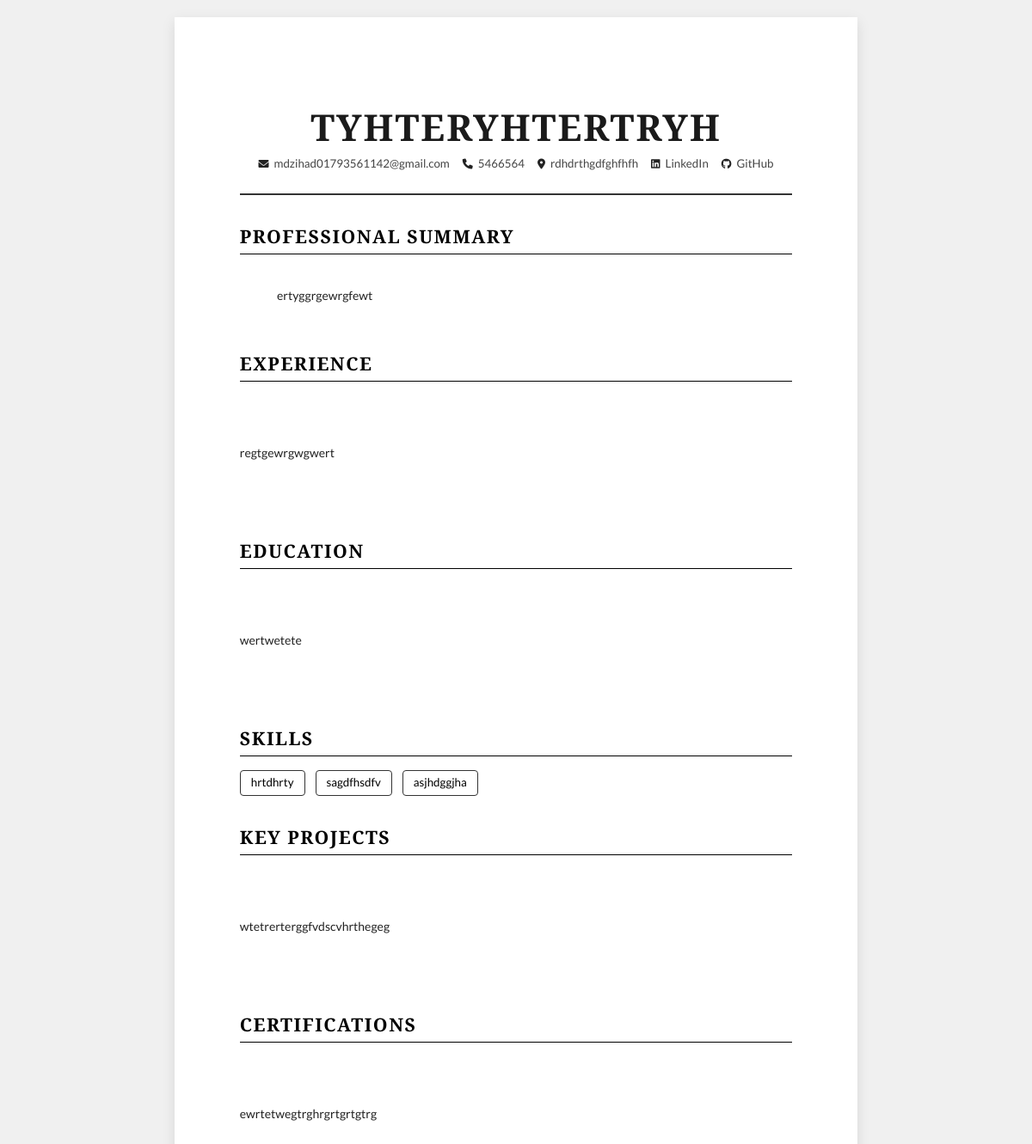
/resume/6/preview/ (signed in), run on the app's committed database.
### job_resume/models.py (models this page shows, shortened)
class Resume(models.Model):
    TEMPLATE_CHOICES = [
        ('classic', 'Classic Professional'),
        ('modern', 'Modern Tech'),
        ('creative', 'Creative Professional'),
        ('executive', 'Executive CV'),
    ]
    user = models.ForeignKey(User, on_delete=models.CASCADE, related_name='resumes')
    template_type = models.CharField(max_length=20, choices=TEMPLATE_CHOICES, default='classic')
    name = models.CharField(max_length=100, default='My Resume')
    full_name = models.CharField(max_length=100)
    email = models.EmailField()
    phone = models.CharField(max_length=20)
    address = models.TextField(blank=True)
    linkedin = models.URLField(blank=True)
    github = models.URLField(blank=True)
    summary = models.TextField(blank=True)
    skills = models.JSONField(default=list)  # List of skills
    work_experience = models.TextField(blank=True)
    education = models.TextField(blank=True)
    projects = models.TextField(blank=True)
    certifications = models.TextField(blank=True)
    created_at = models.DateTimeField(auto_now_add=True)
    updated_at = models.DateTimeField(auto_now=True)

### job_resume/views.py (the view)
# urls.py: path('resume/<int:resume_id>/preview/', views.resume_preview, name='resume_preview'),
@login_required
@job_seeker_required
def resume_preview(request, resume_id):
    resume = get_object_or_404(Resume, id=resume_id, user=request.user)
    return render(request, f'resume_{resume.template_type}.html', {'resume': resume})

### job_resume/templates/resume_classic.html (shortened to what this page needs)
<!DOCTYPE html>
<html lang="en">
<head>
    <link href="https://cdnjs.cloudflare.com/ajax/libs/font-awesome/6.0.0/css/all.min.css" rel="stylesheet">
</head>
<body>
    <div class="resume-page">
        <header class="header">
            <h1 class="name">{{ resume.full_name }}</h1>
            <div class="contact-info">
                {% if resume.email %}
                <span class="contact-item">
                    <i class="fas fa-envelope"></i>
                    {{ resume.email }}
                </span>
                {% endif %}
                {% if resume.phone %}
                <span class="contact-item">
                    <i class="fas fa-phone"></i>
                    {{ resume.phone }}
                </span>
                {% endif %}
                {% if resume.address %}
                <span class="contact-item">
                    <i class="fas fa-map-marker-alt"></i>
                    {{ resume.address }}
                </span>
                {% endif %}
                {% if resume.linkedin %}
                <span class="contact-item">
                    <i class="fab fa-linkedin"></i>
                    <a href="{{ resume.linkedin }}" target="_blank">LinkedIn</a>
                </span>
                {% endif %}
                {% if resume.github %}
                <span class="contact-item">
                    <i class="fab fa-github"></i>
                    <a href="{{ resume.github }}" target="_blank">GitHub</a>
                </span>
                {% endif %}
            </div>
        </header>
        {% if resume.summary %}
        <section class="section">
            <h2 class="section-title">Professional Summary</h2>
            <div class="entry-content">
                {{ resume.summary }}
            </div>
        </section>
        {% endif %}
        {% if resume.work_experience %}
        <section class="section">
            <h2 class="section-title">Experience</h2>
            <div class="entry">
                <div class="entry-content">
                    {{ resume.work_experience|linebreaks }}
                </div>
            </div>
        </section>
        {% endif %}
        {% if resume.education %}
        <section class="section">
            <h2 class="section-title">Education</h2>
            <div class="entry">
                <div class="entry-content">
                    {{ resume.education|linebreaks }}
                </div>
            </div>
        </section>
        {% endif %}
        {% if resume.skills %}
        <section class="section">
            <h2 class="section-title">Skills</h2>
            <div class="skills-container">
                {% for skill in resume.skills %}
                <span class="skill">{{ skill }}</span>
                {% endfor %}
            </div>
        </section>
        {% endif %}
        {% if resume.projects %}
        <section class="section">
            <h2 class="section-title">Key Projects</h2>
            <div class="entry">
                <div class="entry-content">
                    {{ resume.projects|linebreaks }}
                </div>
            </div>
        </section>
        {% endif %}
        {% if resume.certifications %}
        <section class="section">
            <h2 class="section-title">Certifications</h2>
            <div class="entry-content">
                {{ resume.certifications|linebreaks }}
            </div>
        </section>
        {% endif %}
    </div>
</body>
</html>

### job_resume/templates/resume_classic.html (style rules this page uses)
body { font-family: 'Lato', sans-serif; font-size: 11pt; line-height: 1.5; margin: 0; padding: 0; background: #f0f0f0; color: #2b2b2b; -webkit-print-color-adjust: exact !important; print-color-adjust: exact !important; }
.resume-page { width: 210mm; min-height: 297mm; padding: 20mm 20mm; margin: 20px auto; background: white; box-shadow: 0 5px 15px rgba(0, 0, 0, 0.1); box-sizing: border-box; position: relative; overflow: hidden; }
.header { text-align: center; margin-bottom: 2rem; border-bottom: 2px solid #333; padding-bottom: 1.5rem; word-wrap: break-word; }
.name { font-family: 'Cormorant Garamond', serif; font-size: 32pt; font-weight: 700; text-transform: uppercase; letter-spacing: 2px; color: #1a1a1a; margin-bottom: 0.5rem; line-height: 1.1; }
.contact-info { font-size: 10pt; color: #444; display: flex; justify-content: center; flex-wrap: wrap; gap: 15px; margin-top: 10px; font-family: 'Lato', sans-serif; font-weight: 400; }
.contact-item { display: flex; align-items: center; gap: 6px; }
.contact-item a { color: inherit; text-decoration: none; }
.contact-item i { font-size: 0.9em; color: #222; }
.section { margin-bottom: 2rem; width: 100%; }
.section-title { font-family: 'Cormorant Garamond', serif; font-size: 16pt; font-weight: 700; text-transform: uppercase; letter-spacing: 1.5px; color: #000; border-bottom: 1px solid #000; padding-bottom: 4px; margin-bottom: 1rem; }
.entry { margin-bottom: 1rem; width: 100%; break-inside: avoid; page-break-inside: avoid; }
.entry-content { white-space: pre-wrap; text-align: justify; margin-top: 5px; color: #222; font-size: 10.5pt; }
.skills-container { display: flex; flex-wrap: wrap; gap: 12px; }
.skill { background-color: white; border: 1px solid #333; padding: 4px 12px; border-radius: 4px; font-size: 10pt; color: #000; font-weight: 500; }

### data on the page
Resume: full_name "TYHTERYHTERTRYH", email "mdzihad01793561142@gmail.com", phone "5466564", address "rdhdrthgdfghfhfh", summary "ertyggrgewrgfewt", work_experience "regtgewrgwgwert", education "wertwetete", projects "wtetrerterggfvdscvhrthegeg", certifications "ewrtetwegtrghrgrtgrtgtrg"

### other printed values
{{ skill }} "hrtdhrty" "sagdfhsdfv" "asjhdggjha"
